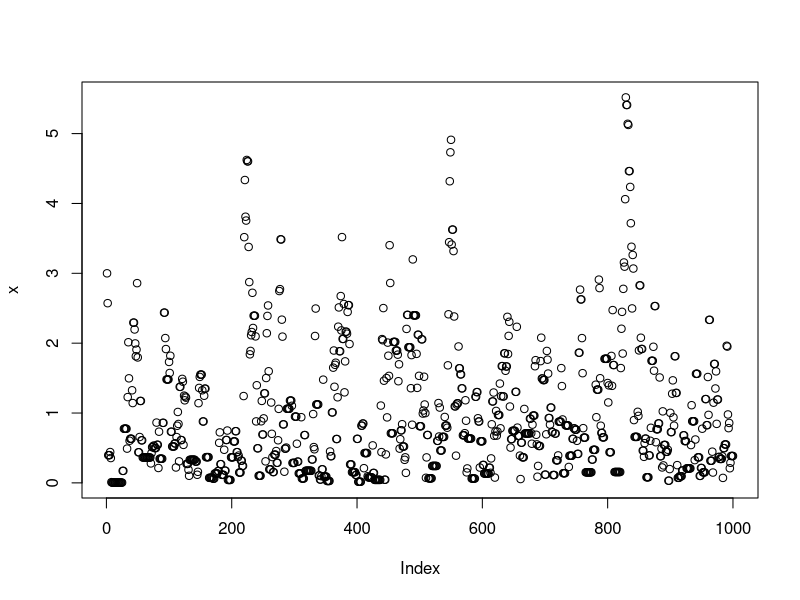
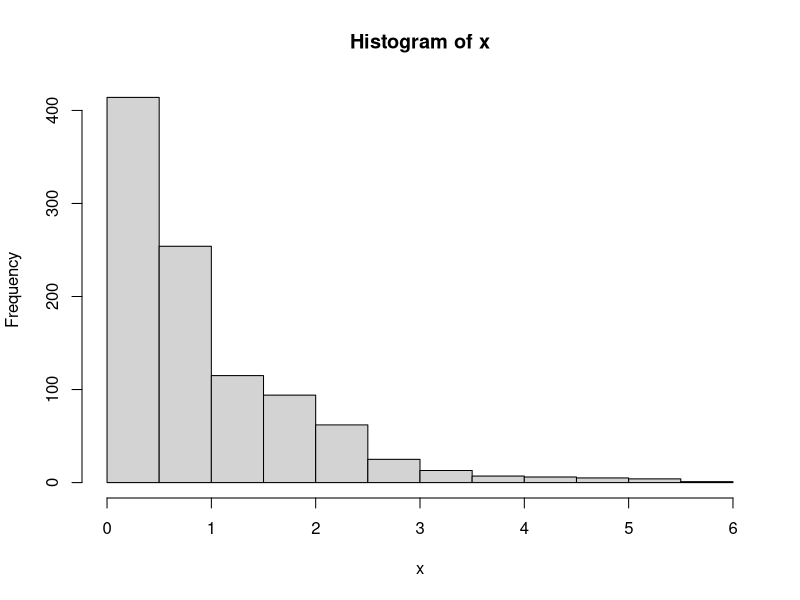
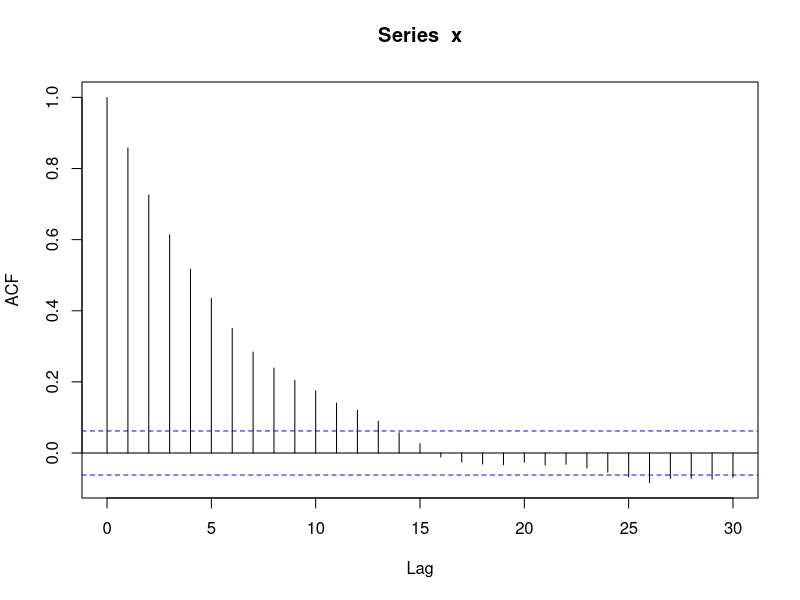
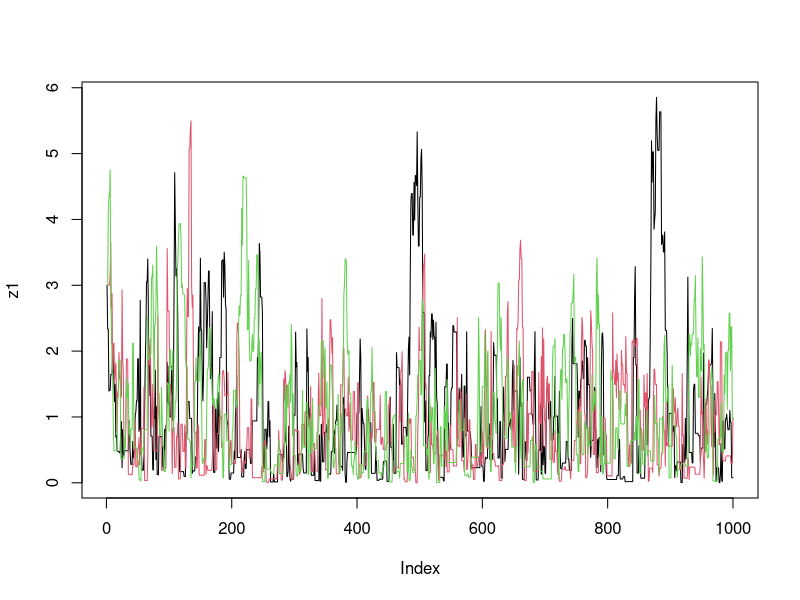
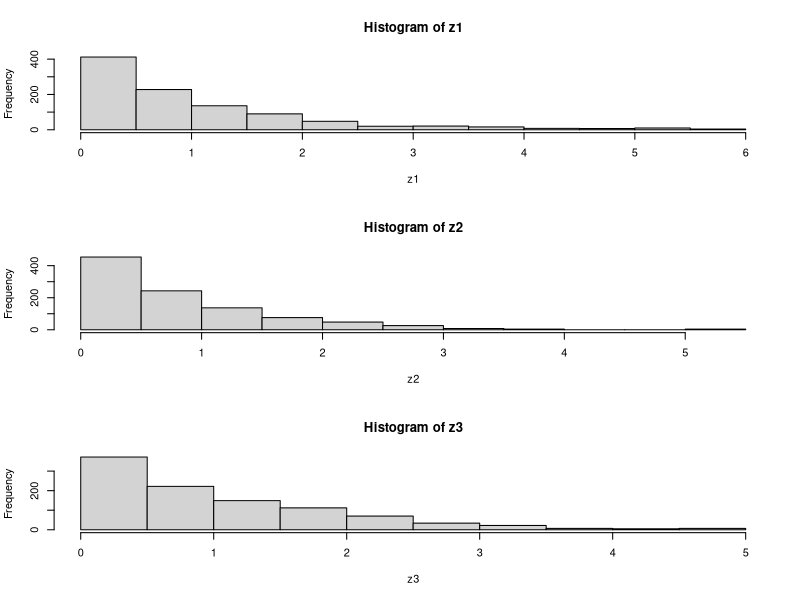
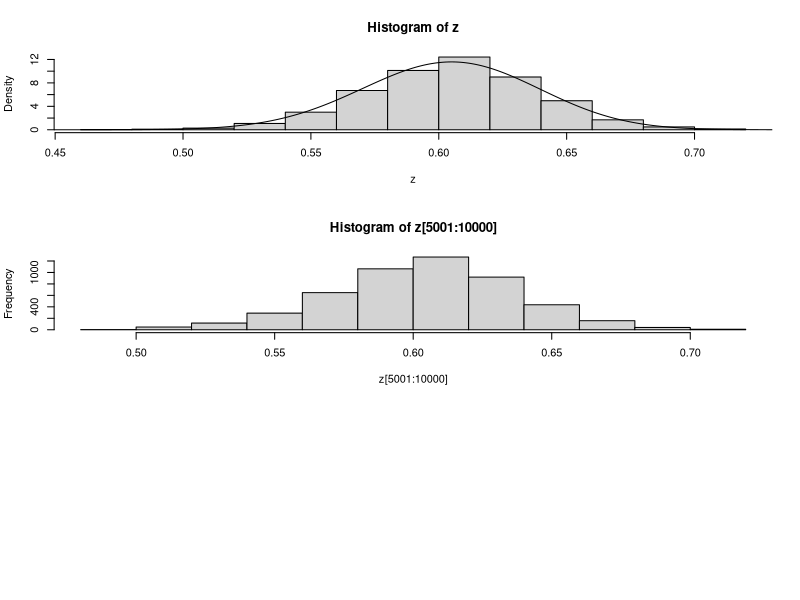

The R script that drew these images, in order:
# Computing practical: Introduction to MCMC in R
# 
# Note: anything following a # sign is a comment, and will be ignored by R
# (this should make it easier to cut and paste things)
#
# Another note: the code here is designed to be readable by a beginner, rather than "efficient".
# The idea is that you can use this code to learn about the basics of MCMC, but not as a model for how to program well in R!
#
# Example 1: sampling from an exponential distribution using MCMC
#
# Any MCMC scheme aims to produce (dependent) samples from a ``target" distribution.
# In this case we are going to use the exponential distribution with mean 1
# as our target distribution. So we start by defining our target density.


target = function(x){
if(x<0){
return(0)}
else {
return( exp(-x))
}
}

#Having defined the function, we can now use it to compute a couple of values

target(1)
target(-1)

# Next, we will program a Metropolis--Hastings scheme to sample
# from a distribution proportional to the target

x = rep(0,1000)
x[1] = 3     #this is just a starting value, which I've set arbitrarily to 3
for(i in 2:1000){
currentx = x[i-1]
proposedx = currentx + rnorm(1,mean=0,sd=1)
A = target(proposedx)/target(currentx) 
if(runif(1)<A){
x[i] = proposedx       # accept move with probabily min(1,A)
} else {
x[i] = currentx        # otherwise "reject" move, and stay where we are
}
}

# note that x is a realisation of a Markov Chain
# we can make a few plots of x:
plot(x) 
hist(x)
acf(x)

# We can wrap this up in a function to make things a bit neater,
# and make it easy to try changing starting values and proposal distributions
easyMCMC = function(niter, startval, proposalsd){
x = rep(0,niter)
x[1] = startval     
for(i in 2:niter){
currentx = x[i-1]
proposedx = rnorm(1,mean=currentx,sd=proposalsd) 
A = target(proposedx)/target(currentx)
if(runif(1)<A){
x[i] = proposedx       # accept move with probabily min(1,A)
} else {
x[i] = currentx        # otherwise "reject" move, and stay where we are
}
}
return(x)
}

#Now we'll run the MCMC scheme 3 times, 
#and look to see how similar the results are
z1=easyMCMC(1000,3,1)
z2=easyMCMC(1000,3,1)
z3=easyMCMC(1000,3,1)

plot(z1,type="l")
lines(z2,col=2)
lines(z3,col=3)


par(mfcol=c(3,1)) #rather odd command tells R to put 3 graphs on a single page
hist(z1)
hist(z2)
hist(z3)


# Exercises: use the function easyMCMC to explore the following:
# 1a) how do different starting values affect the MCMC scheme?  
# 1b) what is the effect of having a bigger/smaller proposal standard deviation?
# 1c) try changing the target function to the following
target = function(x){
return((x>0 & x <1) + (x>2 & x<3))
}
# What does this target look like?
# What happens if the proposal sd is too small here? (try eg 1 and 0.1)
#
#
# --------------------------------------------------------------
#
#
#
# Example 2: Estimating an allele frequency
#
# A standard assumption when modelling genotypes of
# bi-allelic loci (eg loci with alleles A and a) is
# that the population is "randomly mating". From this assumption
# it follows that the population will be in 
# "Hardy Weinberg Equilibrium" (HWE), which means that 
# if p is the frequency of the allele A then the
# genotypes AA, Aa and aa will have frequencies
# p*p, 2p(1-p) and (1-p)*(1-p)
#
# A simple prior for p is to assume it is uniform on [0,1].
# Suppose that we sample n individuals, and observe nAA with genotype AA,
# nAa with genotype Aa and naa with genotype aa. 

# The following R code gives a short MCMC routine to sample from the posterior
# distribution of p. Try to go through the code to see how it works.

prior = function(p){
if((p<0) || (p>1)){  # || here means "or"
return(0)}
else{
return(1)}
}

likelihood = function(p, nAA, nAa, naa){
return(p^(2*nAA) * (2*p*(1-p))^nAa * (1-p)^(2*naa))
}

psampler = function(nAA, nAa, naa, niter, pstartval, pproposalsd){
p = rep(0,niter)
p[1] = pstartval
for(i in 2:niter){
currentp = p[i-1]
newp = currentp + rnorm(1,0,pproposalsd)
A = prior(newp)*likelihood(newp,nAA,nAa,naa)/(prior(currentp) * likelihood(currentp,nAA,nAa,naa))
if(runif(1)<A){
p[i] = newp       # accept move with probabily min(1,A)
} else {
p[i] = currentp        # otherwise "reject" move, and stay where we are
}
}
return(p)
}

# running this sample for nAA = 50, nAa = 21, naa=29.

z=psampler(50,21,29,10000,0.5,0.01)

# Now some R code to compare the sample from the posterior
# with the theoretical posterior (which in this case is available analytically;
# since we observed 121 As, and 79 as, out of 200, the posterior
# for p is beta(121+1,79+1). 

x=seq(0,1,length=1000)
hist(z,prob=T)
lines(x,dbeta(x,122, 80))  # overlays beta density on histogram

# You might also like to discard the first 5000 z's as "burnin"
# here's one way in R to select only the last 5000 zs

hist(z[5001:10000])

#
#
# Some things to try: how do the starting point and proposal sd affect things?
#
#
# Example 3: Estimating an allele frequency and inbreeding coefficient
# (If time allows!)
#
# A slightly more complex alternative than HWE is to assume that
# there is a tendency for people to mate with others who are 
# slightly more closely-related than "random" (as might
# happen in a geographically-structured population, for example).
# This will result in an excess of homozygotes compared with
# HWE. A simple way to capture this is to introduce an extra parameter,
# the "inbreeding coefficient" f, and assume that the genotypes
# AA, Aa and aa have frequencies fp + (1-f)p*p, (1-f) 2p(1-p)
# and f(1-p) + (1-f)(1-p)(1-p)
#
# In most cases it would be natural to treat f as a feature of
# the population, and therefore assume f is constant across loci.
# For simplicity we will consider just a single locus.

# Note that both f and p are constrained to lie between 0 and 1
# (inclusive). A simple prior for each of these two parameters is to assume
# that they are independent, uniform on [0,1]. Suppose
# that we sample n individuals, and observe nAA with genotype AA,
# nAa with genotype Aa and naa with genotype aa. 
#
# Exercise: write a short MCMC routine to sample from the joint
# distribution of f and p.
# 
# Hint: here is a start; you'll need to fill in the ...
# 
fpsampler = function(nAA, nAa, naa, niter, fstartval, pstartval, fproposalsd, pproposalsd){
f = rep(0,niter)
p = rep(0,niter)
f[1] = fstartval
p[1] = pstartval
for(i in 2:niter){
currentf = f[i-1]
currentp = p[i-1]
newf = ...
newp = ...
...
...
}
return(list(f=f,p=p)) # return a "list" with two elements named f and p
}




